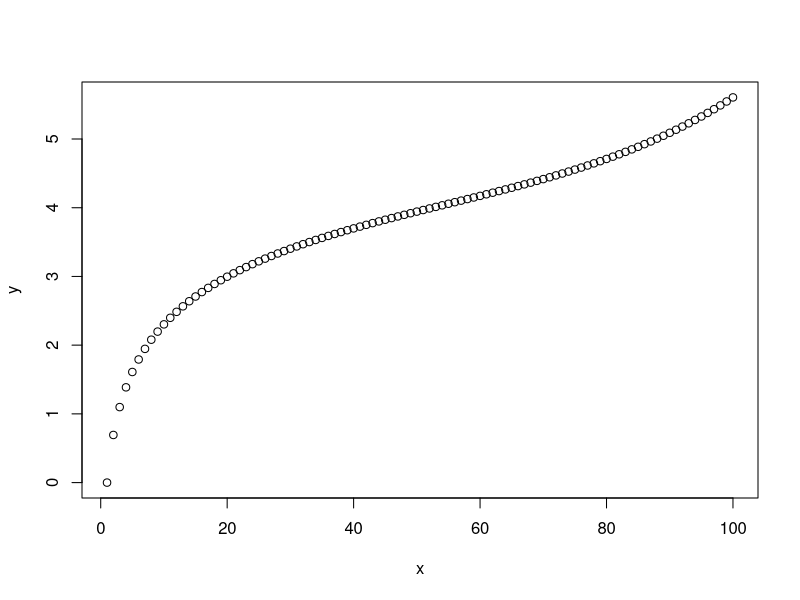
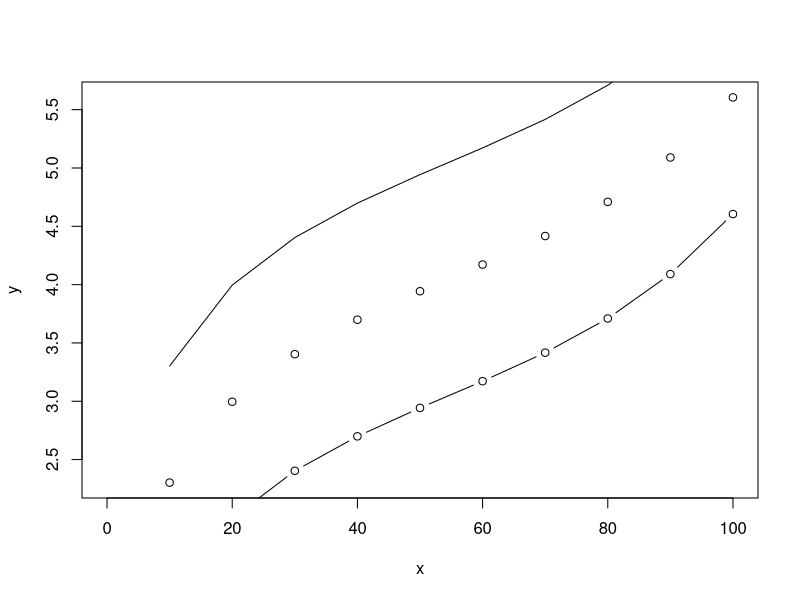
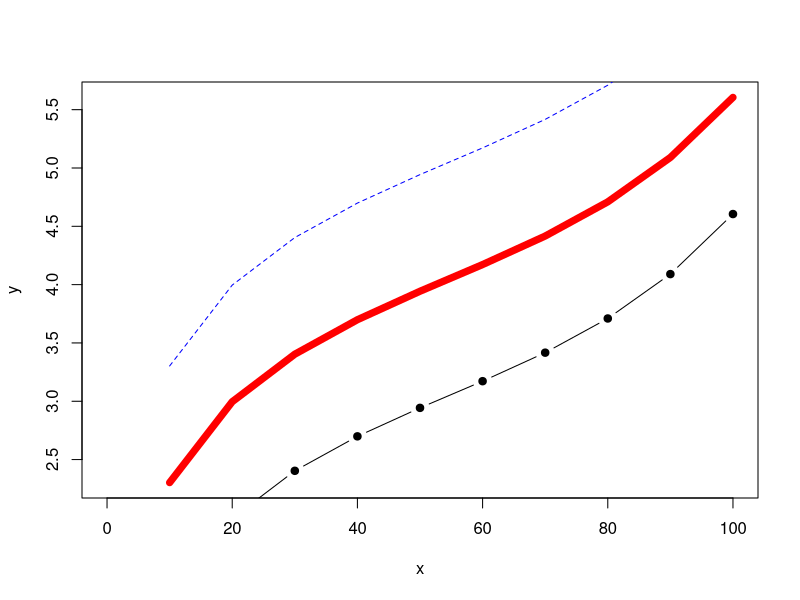
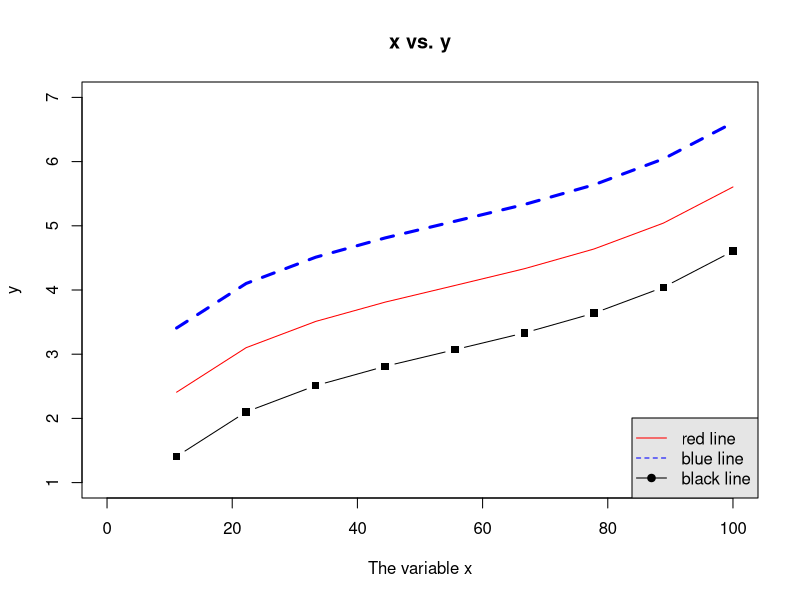
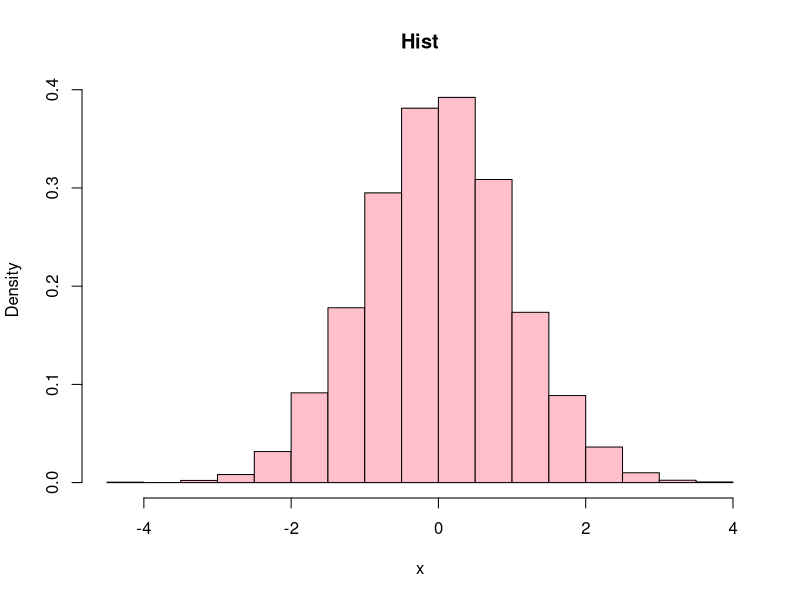
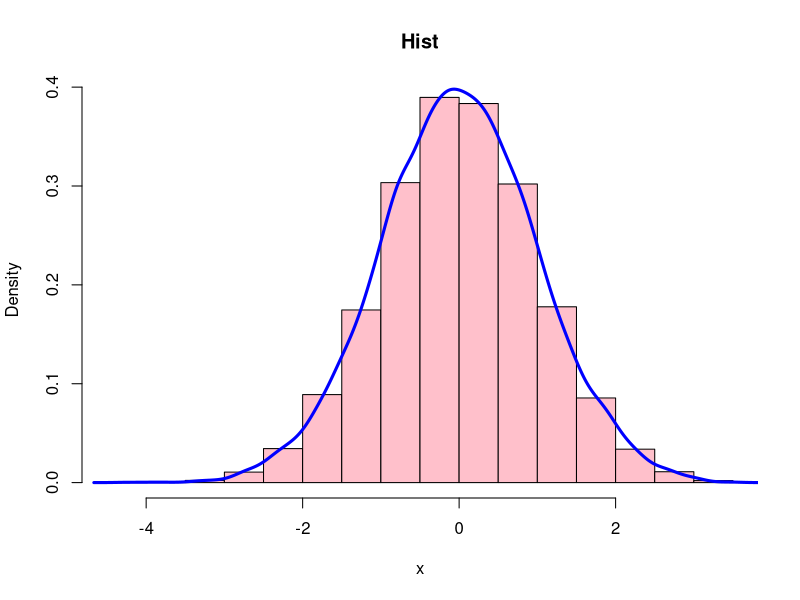
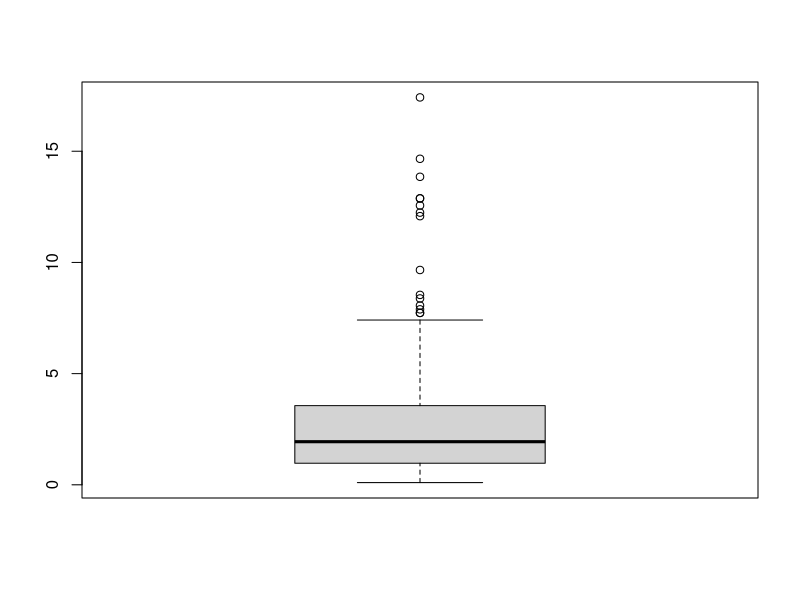
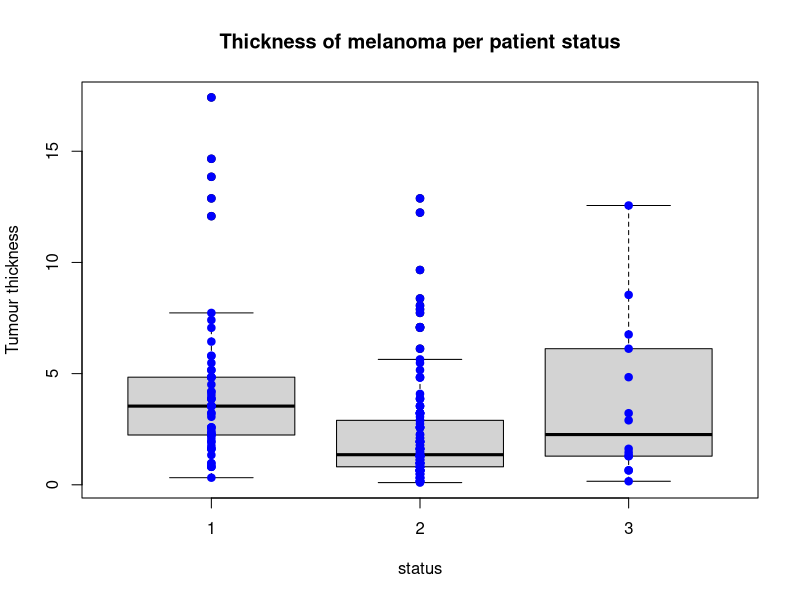

The R script that drew these images, in order: (Note: this script raises an error after producing the figures.)
##  basic plot

x <- 1:100
y <- log(x) + (x/100)^5
plot(x,y) # equivalent to plot(x, y, type="p")

## add elements

x <- seq(0,100, by=10)
y <- log(x) + (x/100)^5
plot(x,y)
lines(x,y+1)
points(x,y-1, type="b")

## add color and styles

plot(x, y, type="l", col="red",lwd=7)
lines(x, y+1, col="blue",lty="dashed")
points(x, y-1, type="b", pch=19)

## labels

x <- seq(0, 100, length.out=10)
y <- log(x) + (x/100)^5

plot(x,y, type="l", col="red", ylim=c(1,7), 
     xlab="The variable x", main ="x vs. y" )

lines(x, y+1, lwd=3,lty="dashed", col="blue")
points(x, y-1, type="b", pch=15)

## legend
legend(x="bottomright", 
       legend=c("red line",
                "blue line", "black line"), 
       lty=c(1,2,1), pch=c(NA,NA,19), 
       col=c("red", "blue", "black"),
       bg="gray90")


## aparte - get data for practice

## iris dataset
data(iris)
head(iris)

## generating random numbers
rnorm(10)
rnorm(10 , mean=10 , sd=2)

## histogram
x <- rnorm(10000)

hist(x, breaks=20,
       freq=FALSE,
       main="Hist",
       col="pink")


## hist + density
x <- rnorm(10000)

hist(x, freq=FALSE, 
       main="Hist", 
       col ="pink")
lines(density(x),
        col="blue", lwd=3)


library(MASS)
data(Melanoma)
head(Melanoma)

boxplot(Melanoma$thickness)


## boxplot I
boxplot(Melanoma$thickness[Melanoma$status=="1"],
        Melanoma$thickness[Melanoma$status=="2"],
        Melanoma$thickness[Melanoma$status=="3"],
        main="Thickness of melanoma per patient status",
        xlab="status", ylab="Tumour thickness",  
        names=c("1","2","3")) 
points(Melanoma$status, Melanoma$thickness,
        col="blue",pch=19) #adds the actual data points to the plot

## boxplot II
boxplot(thickness ~ status, data=Melanoma,
         main="Thickness of melanoma per patient status",
         xlab="status", ylab="Tumour thickness")
points(thickness ~ status, data=Melanoma, 
        col="blue", pch=19) #adds the actual data points to the plot


## lines
data(airquality)
plot(airquality$Wind, airquality$Ozone, pch=20,
     xlab="Wind (mph)",ylab="Ozone (ppb)")

## horizontal and vertical lines
abline(h=60, col="red", lty="dashed")
abline(v=seq(3,21,3), col="grey", lty="dotdash")

## tendency line
abline(lm(airquality$Ozone ~ airquality$Wind),
       col=2, lwd=2)

legend("topright", legend= c("measures","fitted line"),
       pch= c(20, NA), lty = c(0, 1), lwd=c(NA, 2),
       col = c(1, 2), bg = "gray90")


## pairplot
data(iris) #contains 4 measurements for 150 flowers from 3   species of iris (Iris setosa, versicolor and virginica)
pairs(iris[,1:4], main="Edgar Anderson's Iris Data", 
        pch=21, bg=c("red", "green3", "blue")[iris$Species]) 

iris$Species
as.numeric(iris$Species)

c('red','green','blue')[ c(1,1,1,2,2,2,3,3,3) ]

c('red','green','blue')[iris$Species]

## barplot

course_data <- c(25, 35, 50, 100)
barplot(course_data, main="Number of requests for R courses", 
        names.arg=c("2011", "2012","2013", "2014"), 
        col=c("yellow", "orange","red", "blue"))


## more complex barplot
df <- data.frame(year = c("2011","2012","2013","2014", 
                          "2011","2012","2013","2014", 
                          "2011","2012","2013","2014", 
                          "2011","2012","2013","2014"),
                 city =  c("A","A","A","A", "B","B","B","B", 
                           "C","C","C","C", "D","D","D","D"),
                 nb_requests_courses = c(30,36,50,98, 26,35,54,101,
                                         28,38,51,105, 29,40,55,125))

# Check what is inside
df

mean_nb  <- tapply(df$nb_requests_courses, df$year, mean)
sd_nb    <- tapply(df$nb_requests_courses, df$year, sd)
n_values <- tapply(df$nb_requests_courses, df$year, length)
mean_nb
sd_nb
n_values


mids <- barplot(mean_nb, 
                xlab="year",ylab="Number of requests for courses", 
                ylim=c(0,120),
                col=c("yellow", "orange","red", "blue"),
                cex=1.5, cex.axis=1.5, cex.main=1.5, cex.names=1.5,
                main= "Number of requests for R")
mids

arrows(mids, mean_nb-sd_nb, # coordinates of lower point
       mids, mean_nb+sd_nb, # coordinates of upper point
       code=3,      # type of arrow: "head at both ends"
       angle=90,    # angle between shaft and head of arrow
       length=0.1,  # length of edges of arrow head
       lwd=2)       # line width


# Add text at the midpoints and at height 5 on the y-axis: number of observations
text(x=mids, y=5, paste("n =",n_values), cex=2)





plot( rnorm(10) , rnorm(10) )
par(col="red", pch=15)
plot( rnorm(10) , rnorm(10) )

par(mar=c(5.1,4.1,4.1,5.1))     #set margins in lines
plot( rnorm(10) , rnorm(10) )
par(mai=c(2.02,0.82,0.82,0.42)) #set margins in inches
plot( rnorm(10) , rnorm(10) )

dev.off() # reset graphical changes
plot( rnorm(10) , rnorm(10) )

## multiple plot
par(mfrow=c(1,2))
x <- seq(-100, 100, 0.1)
plot(x, y=x^2, ylim = c(-10000,10000), main="quadratic")
plot(x, y=x^3, ylim = c(-10000,10000), main="cubic")

## saving to file

pdf(file="quadratic_cubic.pdf", width=7, height=4, 
    paper="a4")
par(mfrow=c(1,2),col="firebrick", pch=19)
x <- seq(-100, 100, 0.1)
plot(x, y=x^2, ylim=c(-10000,10000), main="quadratic")
plot(x, y=x^3, ylim=c(-10000,10000), main="cubic")
dev.off()


### stats ###

data(sleep)
head(sleep)

summary(sleep)

par(mfrow=c(2,2))
hist(sleep$extra[sleep$group==1],
      freq=FALSE, xlab="Drug 1",
      main=" Extra sleep on drug 1")
qqnorm(sleep$extra[sleep$group==1])
qqline(sleep$extra[sleep$group==1])

hist(sleep$extra[sleep$group==2],
      freq=FALSE, xlab="Drug 2",
      main=" Extra sleep on drug 2")
qqnorm(sleep$extra[sleep$group==2])
qqline(sleep$extra[sleep$group==2])

dev.off()

boxplot(extra ~ group, data=sleep, col=c("orange", "pink"), ylab="Extra sleep", xlab="Drug received") 
points(extra ~ group, data = sleep, col="black",pch = 19)

t.test(sleep$extra[sleep$group==1],
       sleep$extra[sleep$group==2])

t.test(extra ~ group, data=sleep) #equivalent to the above 


test_res = t.test(sleep$extra[sleep$group==1],
                  sleep$extra[sleep$group==2])
names(test_res)
test_res[['p.value']]

interaction.plot(response=sleep$extra, x.factor=sleep$group, 
                 trace.factor=sleep$ID, legend=FALSE, type="b", lty=1, pch=16, 
                 xlab="Drug received", ylab="Extra sleep")


## plotting differences 
ordered_idx_1 = order( sleep$ID[ sleep$group == 1 ] )
ordered_idx_2 = order( sleep$ID[ sleep$group == 2 ] )
extra_sleep1_ordered = sleep$extra[sleep$group==1][ordered_idx_1]
extra_sleep2_ordered = sleep$extra[sleep$group==2][ordered_idx_2]

difference = extra_sleep2_ordered - extra_sleep1_ordered

par(mfrow=c(1,2))
hist(difference, freq=FALSE,
     xlab="Difference Drug 2 - Drug 1", main="Difference in extra sleep", col="white")

qqnorm(difference, xlim=c(-5, 2), ylim=c(-5, 2))
qqline(difference)

dev.off()

t.test(extra_sleep2_ordered,
       extra_sleep1_ordered, paired=TRUE)
# equivalent to 
t.test(difference)

## non parametric alternatives

# mann Whitney U test
wilcox.test(extra~group, data=sleep) 
# for paired data : Wilcoxon Signed Rank test, 
wilcox.test(extra_sleep2_ordered,
            extra_sleep1_ordered, paired=TRUE)


## correlation and regression 

plot(iris$Petal.Length, iris$Petal.Width,
     col="red", pch=20,
     xlab="Petal Length", ylab="Petal Width")
abline(lm(iris$Petal.Width~iris$Petal.Length),
       col="black", lwd=2)

cor( iris$Petal.Length, iris$Petal.Width )
cor.test( iris$Petal.Length, iris$Petal.Width )


summary(Cnorm)
quantile(Cnorm , c(0.025,0.975))
hist(Cnorm)


## regression data
class_data <- read.csv("course_datasets/class.csv")
class_data$Gender = as.factor(class_data$Gender)
#dataset* of 19 students' measurements
summary(class_data)
pairs(class_data)

model_height_age <- lm(Height~Age, data=class_data)
model_height_age

## check model assumptions
par(mfrow=c(1,2))
plot(model_height_age, which=1)
plot(model_height_age, which=2)

dev.off()
## plot model
plot(Height~Age,data=class_data)
abline(model_height_age, col="red", lwd=2)


## when a model have >1 parameter, you may want to just plot 
## the prediction of the model vs observed values
plot( model_height_age$fitted.values , class_data$Height , 
      xlab='Height - model prediction',
      ylab ='Height - observed values')
abline(a=0,b=1,lty=2)

summary( model_height_age )

